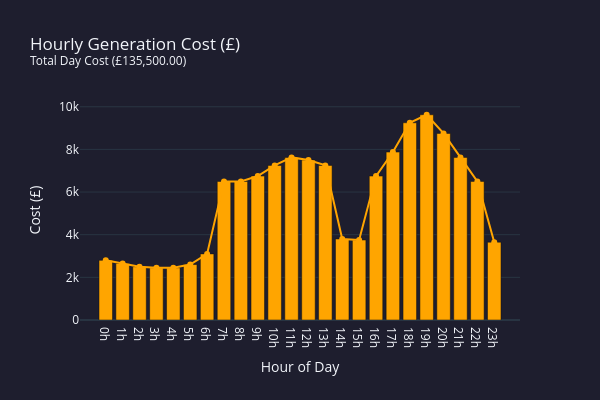

Source (notebook cell):
### Code cell
# Calculate the total cost for each hour based on the generators used and their outputs
cost_by_hour = [sum(gen.cost(output) for gen, output in gens_in_hour) for gens_in_hour in generators_by_hour]

title = f"Hourly Generation Cost (£)<br><sup>Total Day Cost (£{sum(cost_by_hour):,.2f})</sup>"
plot_hourly(cost_by_hour, title=title, yaxis_title="Cost (£)", color='orange')

### Figure 1 — Plotly figure (JSON) as saved in the notebook; plotly's stock layout.template omitted (floating-point values rounded to 4 significant figures)
{"data": [{"marker": {"color": "orange"}, "type": "bar", "x": ["0h", "1h", "2h", "3h", "4h", "5h", "6h", "7h", "8h", "9h", "10h", "11h", "12h", "13h", "14h", "15h", "16h", "17h", "18h", "19h", "20h", "21h", "22h", "23h"], "y": [2800, 2650, 2500, 2450, 2450, 2600, 3100, 6500, 6500, 6750, 7250, 7625, 7500, 7250, 3800, 3750, 6750, 7875, 9250, 9625, 8750, 7625, 6500, 3650]}, {"line": {"color": "orange"}, "mode": "lines+markers", "type": "scatter", "x": ["0h", "1h", "2h", "3h", "4h", "5h", "6h", "7h", "8h", "9h", "10h", "11h", "12h", "13h", "14h", "15h", "16h", "17h", "18h", "19h", "20h", "21h", "22h", "23h"], "y": [2800, 2650, 2500, 2450, 2450, 2600, 3100, 6500, 6500, 6750, 7250, 7625, 7500, 7250, 3800, 3750, 6750, 7875, 9250, 9625, 8750, 7625, 6500, 3650]}], "layout": {"height": 400, "paper_bgcolor": "#1e1e2e", "plot_bgcolor": "#1e1e2e", "showlegend": false, "title": {"text": "Hourly Generation Cost (£)<br><sup>Total Day Cost (£135,500.00)</sup>"}, "width": 600, "xaxis": {"dtick": 1, "tick0": 0, "tickmode": "linear", "title": {"text": "Hour of Day"}}, "yaxis": {"title": {"text": "Cost (£)"}}}}
